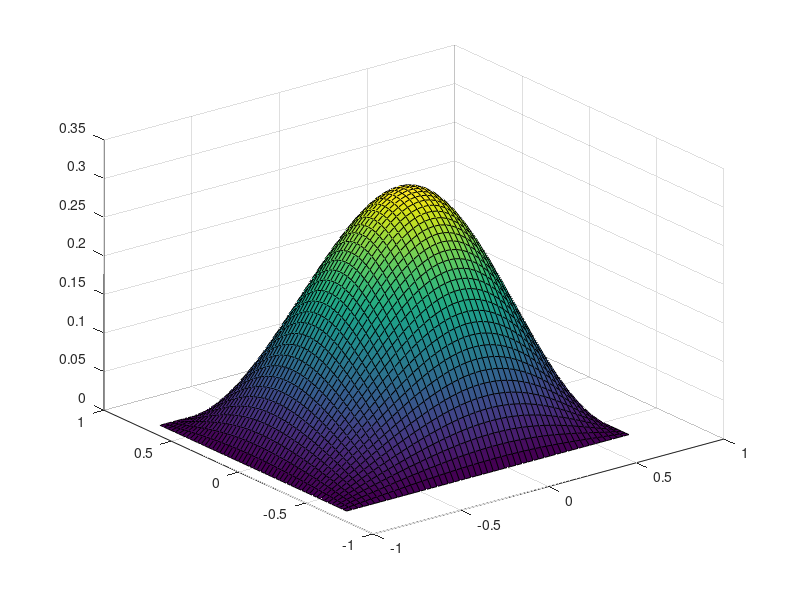

MATLAB code to generate this figure:
close all
clear
% Knock&Out Call on a basket of two underlying assets 
T=1;
S10=2; S20=1; K=0.9;
D1=0.8; U1=4; D2=0.5; U2=2;
r=0.1/100; sigma1=0.6; sigma2=0.4; rho=0.4;
x1min=log(D1/S10); x1max=log(U1/S10);
x2min=log(D2/S20); x2max=log(U2/S20);
Mt=100; dt=T/Mt;
N1=50; N2=50;
x1=linspace(x1min,x1max,N1+1); dx1=x1(2)-x1(1);
x2=linspace(x2min,x2max,N2+1); dx2=x2(2)-x2(1);
num_points=(N1+1)*(N2+1);
%%%%%%%%%%%%%%%%%%%%%%%%%%%%%%%%%%%%%%%%%%%%%%%
%               i+1
%   i-(N2-1)     i    i+(N2+1)
%               i-1
%%%%%%%%%%%%%%%%%%%%%%%%%%%%%%%%%%%%%%%%%%%%%%%
% Boundaries
W=[1:N2+1];
S=[1:N2+1:num_points];
N=[(N2+1):N2+1:num_points];
E=[S(end)+(0:N2)];
Boundary=sort(unique([N E S W]));
% Matrix
M=spalloc(num_points,num_points,num_points*9);
for i=1:num_points
    if min( abs(i-Boundary) )==0 % i is a boundary index
        M(i,i)=1;
    else
        % time derivative
        M(i,i)=-1/dt;
        % no derivative term
        M(i,i)=M(i,i)-r;
        % first order derivative w.r.t x1
        M(i,i+(N2+1))= (r-sigma1^2/2)/(2*dx1);
        M(i,i-(N2+1))= -(r-sigma1^2/2)/(2*dx1);
        % first order derivative w.r.t x2
        M(i,i+1)= (r-sigma2^2/2)/(2*dx2);
        M(i,i-1)= -(r-sigma2^2/2)/(2*dx2);
        % second order derivative w.r.t x1
        M(i,i+(N2+1))=M(i,i+(N2+1))+(sigma1^2/2)/dx1^2;
        M(i,i)=M(i,i)-2*(sigma1^2/2)/dx1^2;
        M(i,i-(N2+1))=M(i,i-(N2+1))+(sigma1^2/2)/dx1^2;
        % second order derivative w.r.t x2
        M(i,i+1)=M(i,i+1)+(sigma2^2/2)/dx2^2;
        M(i,i)=M(i,i)-2*(sigma2^2/2)/dx2^2;
        M(i,i-1)=M(i,i-1)+(sigma2^2/2)/dx2^2;
        % mixed second order derivative
        coeff=0.5*rho*sigma1*sigma2;
        M(i,i+1+(N2+1))= coeff/(4*dx1*dx2);
        M(i,i+1-(N2+1))= -coeff/(4*dx1*dx2);
        M(i,i-1+(N2+1))= -coeff /(4*dx1*dx2);
        M(i,i-1-(N2+1))= coeff/(4*dx1*dx2);
    end
end
% Backward in time
[X1,X2]=meshgrid(x1,x2);
V=max( 0.5*(S10*exp(X1(:))+S20*exp(X2(:))) - K,0);
V(Boundary)=0;
for j=Mt:-1:1
    rhs=-V/dt; 
    rhs(Boundary)=0; % Boundary Condition
    V=M\rhs;
end
Vmat=reshape(V,size(X1));
figure
surf(X1,X2,Vmat)
price=griddata(S10*exp(X1), S20*exp(X2), Vmat, S10, S20 )












